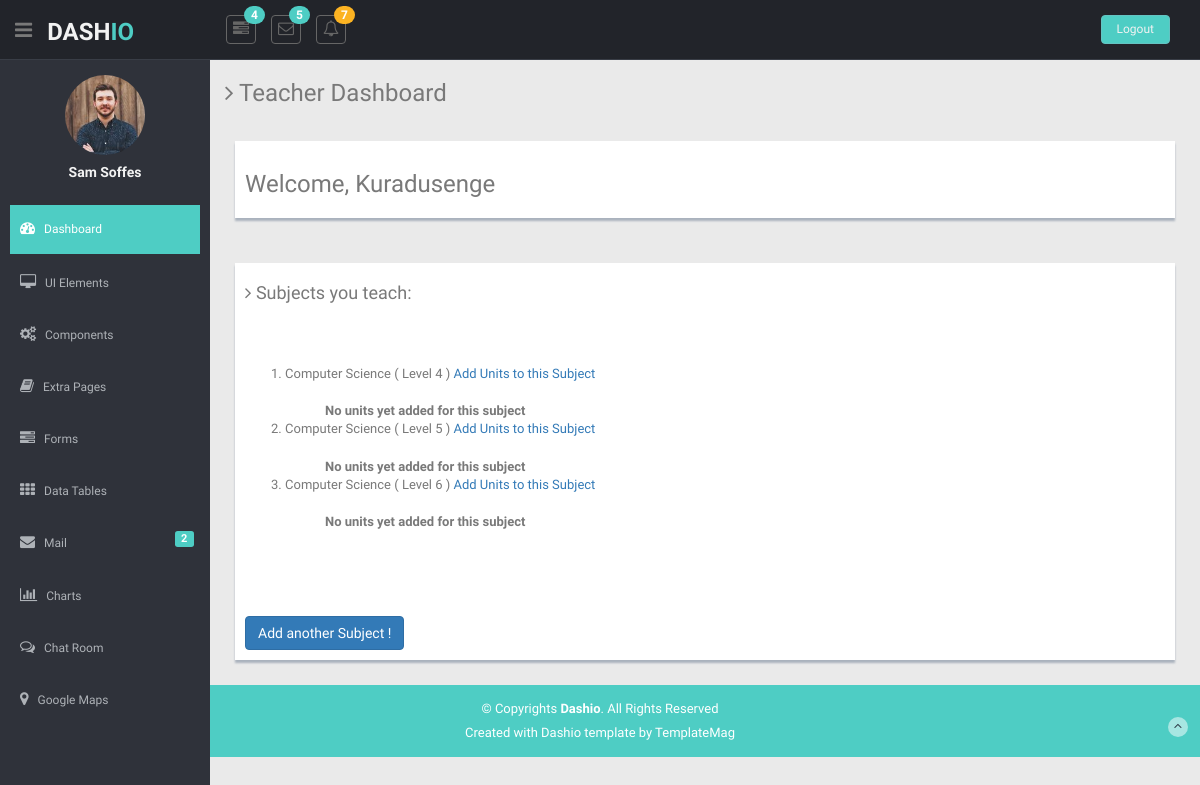
Screenshot of /teacher/subjects (signed in) with the database file from the repository.
### schoolapp/models.py (models this page shows, shortened)
class Subject(models.Model):
    sub_name = models.CharField(max_length=255)
    units = models.IntegerField()
    level = models.ForeignKey(Level, related_name='level_subjects', default=1, on_delete=models.CASCADE)
    teacher = models.ForeignKey(Teacher, related_name="taught_by", on_delete=models.CASCADE)
    class Meta:
        db_table = "subject"

class Level(models.Model):
    levelName = models.CharField(max_length=20)
    teacher = models.ManyToManyField(Teacher)
    class Meta:
        db_table = "level"
    def __str__(self):
        return self.levelName

### schoolapp/views.py (the view)
# urls.py: path('teacher/subjects', views.subjects),
def subjects(request):
    context = {
        'all_subjects': Subject.objects.filter(teacher=request.session['id']),
        'levels': Level.objects.filter(teacher=request.session['id']),
    }
    return render(request,"teachers/subjects.html", context)

### schoolapp/templates/teachers/subjects.html (shortened to what this page needs)
{% extends 'master/master.html' %}
{% load static %}
{% block content %}
<section id="main-content">
    <section class="wrapper">
      <h3><i class="fa fa-angle-right"></i> Teacher Dashboard</h3>
      <div class="row mt">
        <div class="col-lg-12">
          <div class="form-panel">
            <h3>Welcome, {{request.session.teacher}}</h3>
          </div>
        </div>
      </div>
      <div class="row mt">
        <div class="col-lg-12">
          <div class="form-panel">
            <h4 class="mb"><i class="fa fa-angle-right"></i> Subjects you teach:</h4>
              <br><br>
                <ol>
                  {% for subject in all_subjects %}
                  <li>{{subject.sub_name}} ( {{subject.level}} )  <a href="" data-toggle="modal" data-target="#modalUnitForm">Add Units to this Subject</a></li><br>
                  <ol>
                    {% for relate in related %}
                    <li>{{ units.unit_number }} {{ units.unit_title }}</li>
                    {% empty %}
                    <b>No units yet added for this subject </b>
                    {% endfor %}
                  </ol>
                  {% empty %}
                    <center><b>No Subjects found</b></center> <a href="" class="btn btn-primary" data-toggle="modal" data-target="#modalContactForm">Add Subjects!</a>
                  {% endfor %}
                </ol>
                <br><br><br><br>
                <a href="" class="btn btn-primary" data-toggle="modal" data-target="#modalContactForm">Add another Subject !</a>
          </div>
        </div>
      </div>
    </section>
  </section>
  {% endblock %}

### schoolapp/static/css/style.css (style rules this page uses)
body { color: #797979; background: #eaeaea; font-family: 'Ruda', sans-serif; padding: 0px !important; margin: 0px !important; font-size:13px; }
.mt { margin-top: 25px; }
.mb { margin-bottom: 25px; }
#main-content { margin-left: 210px; }
.wrapper { display: inline-block; margin-top: 60px; padding-left: 15px; padding-right: 15px; padding-bottom: 15px; padding-top: 0px; width: 100%; }
.form-panel { background: #ffffff; margin: 10px; padding: 10px; box-shadow: 0px 3px 2px #aab2bd; text-align: left; }

### rows the page displays
Subject: sub_name "Computer Science", level "Level 4"
Subject: sub_name "Computer Science", level "Level 5"
Subject: sub_name "Computer Science", level "Level 6"

### other values shown
{{ request.session.teacher }} "Kuradusenge"
